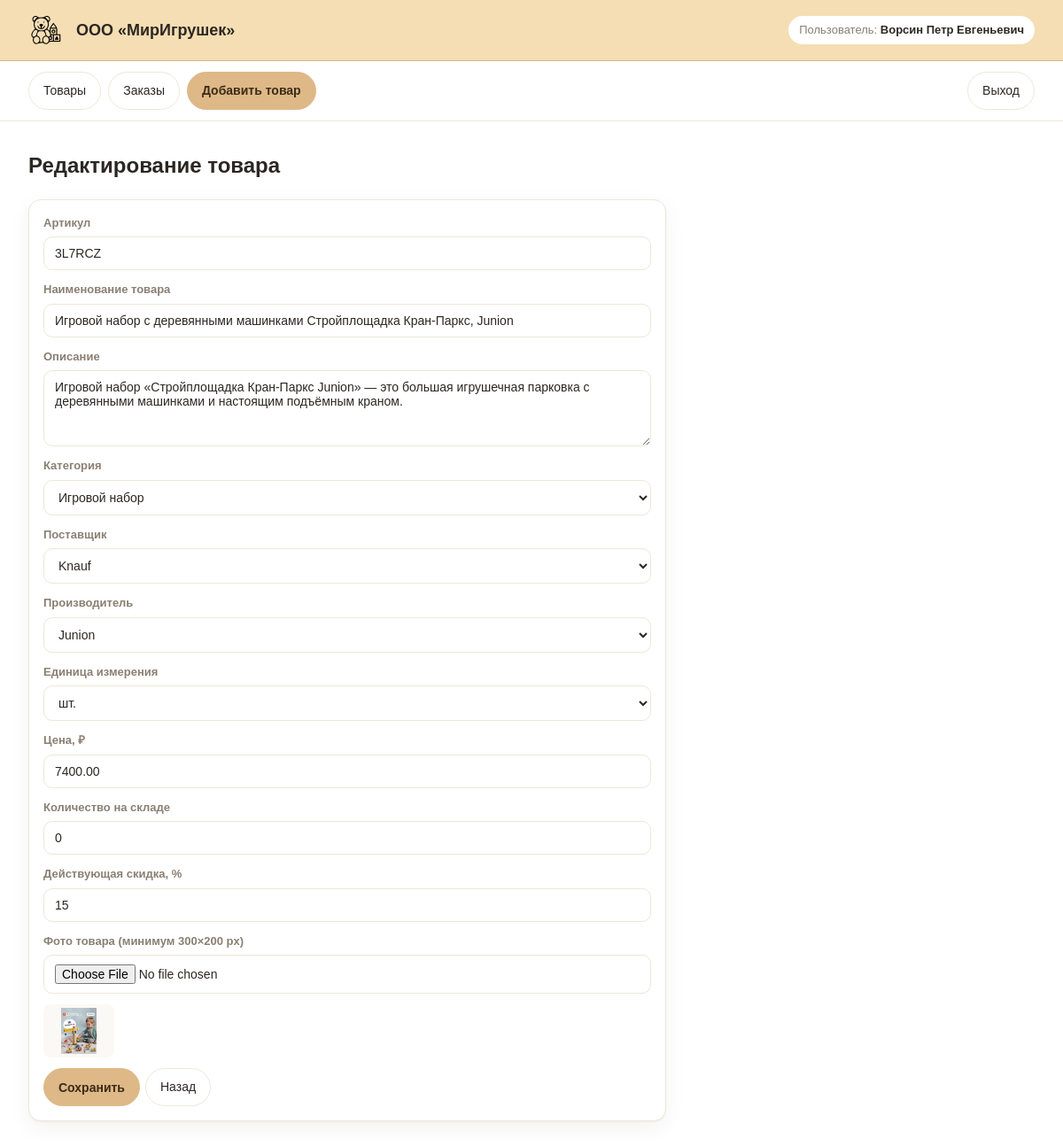
Screenshot of /index.php?page=product_edit&article=3L7RCZ (signed in) with the database file from the repository.
### tables this page shows
CREATE TABLE Products (
    article VARCHAR(20) PRIMARY KEY,
    name VARCHAR(500) NOT NULL,
    unit_id INT NOT NULL,
    price DECIMAL(10,2) NOT NULL,
    supplier_id INT NOT NULL,
    manufacturer_id INT NOT NULL,
    category_id INT NOT NULL,
    discount INT NOT NULL DEFAULT 0,
    stock_qty INT NOT NULL DEFAULT 0,
    description TEXT,
    photo VARCHAR(255),
    CONSTRAINT fk_prod_unit FOREIGN KEY (unit_id) REFERENCES Units(id),
    CONSTRAINT fk_prod_sup FOREIGN KEY (supplier_id) REFERENCES Suppliers(id),
    CONSTRAINT fk_prod_man FOREIGN KEY (manufacturer_id) REFERENCES Manufacturers(id),
    CONSTRAINT fk_prod_cat FOREIGN KEY (category_id) REFERENCES Categories(id),
    CONSTRAINT chk_price CHECK (price >= 0),
    CONSTRAINT chk_discount CHECK (discount >= 0),
    CONSTRAINT chk_stock CHECK (stock_qty >= 0)
);

CREATE TABLE Categories (
    id INT AUTO_INCREMENT PRIMARY KEY,
    name VARCHAR(150) NOT NULL UNIQUE
);

CREATE TABLE Suppliers (
    id INT AUTO_INCREMENT PRIMARY KEY,
    name VARCHAR(150) NOT NULL UNIQUE
);

CREATE TABLE Manufacturers (
    id INT AUTO_INCREMENT PRIMARY KEY,
    name VARCHAR(150) NOT NULL UNIQUE
);

CREATE TABLE Units (
    id INT AUTO_INCREMENT PRIMARY KEY,
    name VARCHAR(50) NOT NULL UNIQUE
);

### web/db.php (called while the page is built)
<?php
function db(): PDO
{
    static $pdo = null;
    if ($pdo === null) {
        $pdo = new PDO(
            'mysql:host=127.0.0.1;dbname=mirigrushek;charset=utf8mb4',
            'root',
            '123',
            [
                PDO::ATTR_ERRMODE => PDO::ERRMODE_EXCEPTION,
                PDO::ATTR_DEFAULT_FETCH_MODE => PDO::FETCH_ASSOC,
                PDO::ATTR_EMULATE_PREPARES => false,
            ]
        );
    }
    return $pdo;
}

### web/pages/product_edit.php (the view, shortened to what this page needs)
<?php
require_once __DIR__ . '/../common.php';
$article = trim($_GET['article'] ?? $_POST['article'] ?? '');
$isEdit = $article !== '';
$cats = db()->query('SELECT id, name FROM Categories ORDER BY name')->fetchAll();
$sups = db()->query('SELECT id, name FROM Suppliers ORDER BY name')->fetchAll();
$mans = db()->query('SELECT id, name FROM Manufacturers ORDER BY name')->fetchAll();
$units = db()->query('SELECT id, name FROM Units ORDER BY name')->fetchAll();
if ($isEdit) {
    $st = db()->prepare('SELECT * FROM Products WHERE article = ?');
    $st->execute([$article]);
    $product = $st->fetch();
}
?>
<form class="panel" method="post" enctype="multipart/form-data">
    <?php if ($isEdit): ?>
        <label>Артикул
            <input type="text" value="<?= htmlspecialchars($article) ?>" readonly>
        </label>
    <?php endif; ?>
    <label>Наименование товара
        <input type="text" name="name" value="<?= htmlspecialchars($product['name']) ?>" required>
    </label>
    <label>Описание
        <textarea name="description" rows="4"><?= htmlspecialchars($product['description'] ?? '') ?></textarea>
    </label>
    <label>Категория
        <select name="category_id" required>
            <?php foreach ($cats as $c): ?>
                <option value="<?= $c['id'] ?>" <?= (int)$product['category_id'] === (int)$c['id'] ? 'selected' : '' ?>>
                    <?= htmlspecialchars($c['name']) ?>
                </option>
            <?php endforeach; ?>
        </select>
    </label>
    <label>Поставщик
        <select name="supplier_id" required>
            <?php foreach ($sups as $s): ?>
                <option value="<?= $s['id'] ?>" <?= (int)$product['supplier_id'] === (int)$s['id'] ? 'selected' : '' ?>>
                    <?= htmlspecialchars($s['name']) ?>
                </option>
            <?php endforeach; ?>
        </select>
    </label>
    <label>Производитель
        <select name="manufacturer_id" required>
            <?php foreach ($mans as $m): ?>
                <option value="<?= $m['id'] ?>" <?= (int)$product['manufacturer_id'] === (int)$m['id'] ? 'selected' : '' ?>>
                    <?= htmlspecialchars($m['name']) ?>
                </option>
            <?php endforeach; ?>
        </select>
    </label>
    <label>Единица измерения
        <select name="unit_id" required>
            <?php foreach ($units as $u): ?>
                <option value="<?= $u['id'] ?>" <?= (int)$product['unit_id'] === (int)$u['id'] ? 'selected' : '' ?>>
                    <?= htmlspecialchars($u['name']) ?>
                </option>
            <?php endforeach; ?>
        </select>
    </label>
    <label>Цена, ₽
        <input type="number" name="price" step="0.01" min="0" value="<?= htmlspecialchars((string)$product['price']) ?>" required>
    </label>
    <label>Количество на складе
        <input type="number" name="stock_qty" min="0" value="<?= (int)$product['stock_qty'] ?>" required>
    </label>
    <label>Действующая скидка, %
        <input type="number" name="discount" min="0" max="100" value="<?= (int)$product['discount'] ?>" required>
    </label>
    <label>Фото товара (минимум 300×200 px)
        <input type="file" name="photo" accept="image/*">
    </label>
    <?php if (!empty($product['photo'])): ?>
        <img class="product-photo" src="<?= htmlspecialchars(product_photo_url($product['photo'])) ?>" alt="">
    <?php endif; ?>
    <div class="actions">
        <button class="btn accent" type="submit">Сохранить</button>
        <a class="btn" href="index.php">Назад</a>
    </div>
</form>

### web/assets/style.css (style rules this page uses)
:root { --bg: #FFFFFF; --secondary: #F5DEB3; --accent: #DEB887; --sale: #2E8B57; --oos: #D6ECFF; --ink: #2c2723; --muted: #8a7f72; --line: #efe7d8; --radius: 14px; --radius-sm: 10px; --shadow: 0 1px 2px rgba(60, 45, 20, .05), 0 8px 24px rgba(60, 45, 20, .06); }
* { box-sizing: border-box; }
body { margin: 0; font-family: Arial, Helvetica, sans-serif; background: var(--bg); color: var(--ink); line-height: 1.5; }
a.btn, button.btn { font-family: inherit; font-size: 14px; text-decoration: none; color: var(--ink); background: #fff; border: 1px solid var(--line); padding: 10px 16px; border-radius: 999px; cursor: pointer; }
a.btn.accent, button.btn.accent { background: var(--accent); border-color: var(--accent); color: #3a2c16; font-weight: 700; }
.product-photo { width: 80px; height: 60px; object-fit: contain; background: #fbf9f5; border-radius: 8px; padding: 4px; }
form.bar, form.panel { display: flex; gap: 12px; flex-wrap: wrap; align-items: end; margin-bottom: 24px; background: #fff; border: 1px solid var(--line); border-radius: var(--radius); padding: 16px; box-shadow: var(--shadow); }
form.panel { flex-direction: column; align-items: stretch; max-width: 720px; }
label { font-size: 13px; font-weight: 600; color: var(--muted); display: flex; flex-direction: column; gap: 6px; }
input, select, textarea { font-family: inherit; font-size: 14px; color: var(--ink); padding: 10px 12px; background: #fff; border: 1px solid var(--line); border-radius: var(--radius-sm); outline: none; }
.actions { display: flex; gap: 6px; flex-wrap: wrap; }

### rows the page displays
products: name "Игровой набор с деревянными машинками Стройплощадка Кран-Паркс, Junion", description "Игровой набор «Стройплощадка Кран-Паркс Junion» — это большая игрушечная парковка с деревянными машинками и настоящим подъёмным краном.", category_id "Игровой набор", supplier_id "Knauf", manufacturer_id "Junion", unit_id "шт.", price "7400.00", stock_qty "0", discount "15", photo (picture)

### other values shown
$displayName "Ворсин Петр Евгеньевич"
$title "Редактирование товара"
